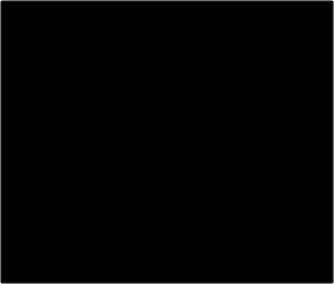
<?xml version="1.0" encoding="UTF-8"?>
<ui version="4.0">
 <class>GuitarFret</class>
 <widget class="QWidget" name="GuitarFret">
  <property name="geometry">
   <rect>
    <x>0</x>
    <y>0</y>
    <width>334</width>
    <height>284</height>
   </rect>
  </property>
  <property name="sizePolicy">
   <sizepolicy hsizetype="Expanding" vsizetype="Expanding">
    <horstretch>0</horstretch>
    <verstretch>0</verstretch>
   </sizepolicy>
  </property>
  <property name="baseSize">
   <size>
    <width>16</width>
    <height>16</height>
   </size>
  </property>
  <property name="windowTitle">
   <string>Form</string>
  </property>
  <property name="styleSheet">
   <string notr="true"/>
  </property>
  <layout class="QGridLayout" name="gridLayout">
   <property name="sizeConstraint">
    <enum>QLayout::SetMinAndMaxSize</enum>
   </property>
   <property name="leftMargin">
    <number>0</number>
   </property>
   <property name="topMargin">
    <number>0</number>
   </property>
   <property name="rightMargin">
    <number>0</number>
   </property>
   <property name="bottomMargin">
    <number>0</number>
   </property>
   <property name="spacing">
    <number>0</number>
   </property>
   <item row="0" column="0">
    <widget class="QPushButton" name="button">
     <property name="sizePolicy">
      <sizepolicy hsizetype="Expanding" vsizetype="Expanding">
       <horstretch>0</horstretch>
       <verstretch>0</verstretch>
      </sizepolicy>
     </property>
     <property name="minimumSize">
      <size>
       <width>16</width>
       <height>16</height>
      </size>
     </property>
     <property name="baseSize">
      <size>
       <width>16</width>
       <height>16</height>
      </size>
     </property>
     <property name="styleSheet">
      <string notr="true">QPushButton {
	color: transparent;
	background: transparent;
}

QPushButton:hover {
	color: #fff;
}

QPushButton:pressed {
	color: #000;
	background: #f00;
}</string>
     </property>
     <property name="text">
      <string>E#7</string>
     </property>
    </widget>
   </item>
  </layout>
 </widget>
 <resources/>
 <connections/>
</ui>
